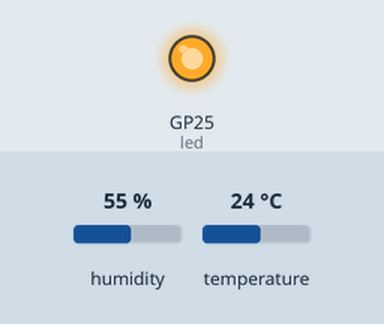
Recording of a program running on a simulated Raspberry Pi Pico running MicroPython. On the bench: output pins drawn as LEDs (lit = HIGH). The inputs (shaded band) are chosen by the test bench; at power-on: humidity 55 %, temperature 24 °C. WiFi joins after 1.5 s; values from a settings file that is not in the repository are placeholders; web requests get an empty 200 reply after 0.4 s; what the program prints to the serial console is not drawn.

Above: at 2.2 s.
At 7.4 s:
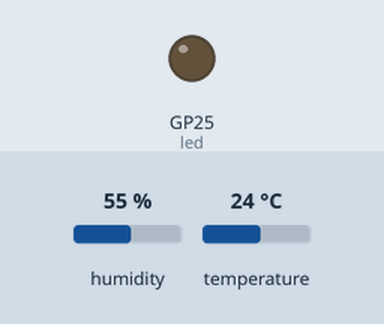
Timing chart, 0 to 15.6 s (numbered marks = the images above):
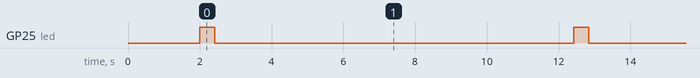

The program:

main.py
```python
"""
Raspberry Pi Pico W — DHT11 온습도 센서 → WiFi → REST API 전송

동작:
1. WiFi(2.4GHz)에 접속
2. DHT11에서 온도/습도 측정 (INTERVAL_SEC 마다)
3. FastAPI 서버로 JSON POST
4. 전송 중 온보드 LED 깜빡

MicroPython (Pico W)에서 실행. dht / machine / network / urequests 는 기본 포함.
설정은 config.py 참고 (config.example.py 를 복사해서 만들 것).
"""
import time
import network
import urequests
from machine import Pin
import dht

import config

# DHT11 DATA 핀 = GP15 (물리 20번 핀). 배선은 docs/wiring.md 참고.
sensor = dht.DHT11(Pin(15))
led = Pin("LED", Pin.OUT)  # Pico W 온보드 LED


def connect_wifi():
    wlan = network.WLAN(network.STA_IF)
    wlan.active(True)
    if not wlan.isconnected():
        print("[WiFi] 접속 시도:", config.WIFI_SSID)
        wlan.connect(config.WIFI_SSID, config.WIFI_PASSWORD)
        for _ in range(20):  # 최대 20초 대기
            if wlan.isconnected():
                break
            time.sleep(1)
    if wlan.isconnected():
        print("[WiFi] 접속 성공:", wlan.ifconfig()[0])
        return True
    print("[WiFi] 접속 실패 — SSID/비밀번호와 2.4GHz 여부 확인")
    return False


def read_and_send():
    sensor.measure()  # DHT11은 측정 간 최소 1초 필요
    payload = {
        "temperature": sensor.temperature(),
        "humidity": sensor.humidity(),
        "device_id": config.DEVICE_ID,
    }
    print("[TX]", payload)
    res = urequests.post(config.API_URL, json=payload)
    print("[TX] 응답:", res.status_code)
    res.close()


def main():
    if not connect_wifi():
        return
    while True:
        try:
            led.on()
            read_and_send()
            led.off()
        except OSError as e:
            # DHT11 읽기 실패 / 네트워크 오류는 넘어가고 다음 주기 재시도
            print("[ERR]", e)
            led.off()
        time.sleep(config.INTERVAL_SEC)


main()
```

Measured:
- by itself, GP25 (led): alternates HIGH for 0.42 s and LOW for 10.0 s
